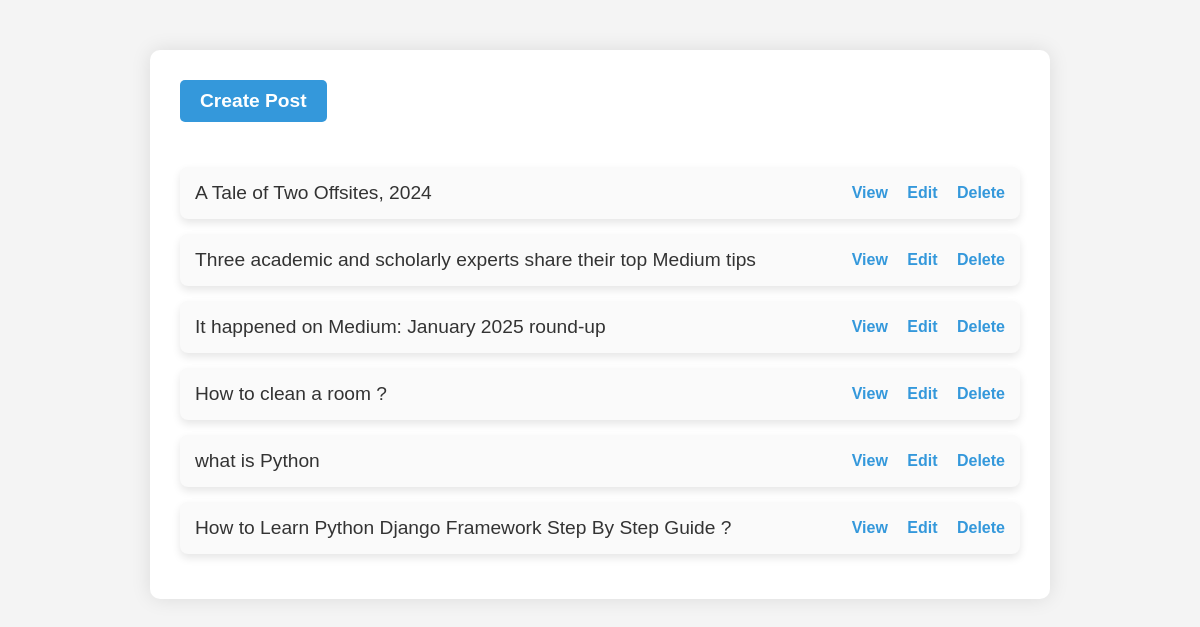
The page /list-post on the database its author committed.
### blog/models.py (models this page shows, shortened)
class Post(models.Model):
    title = models.CharField(max_length=100)
    content = models.TextField(max_length=3000)
    author = models.ForeignKey(User,on_delete=models.CASCADE)
    published_date = models.DateTimeField(auto_now_add=True)

### blog/views.py (the view)
# urls.py: path('list-post',views.list_posts,name='list-post'),
def list_posts(request):
    context = {'posts' : Post.objects.all().order_by('-id')}
    return render(request, 'blog/listpost.html', context)

### blog/templates/blog/listpost.html (shortened to what this page needs)
<!DOCTYPE html>
<html lang="en">
<head>
</head>
<body>
    <div class="container">
        <a href="{% url 'create-post' %}" class="create-post-link">Create Post</a>
        {% for i in posts %}
        <div class="post-item">
            <p>{{ i.title }}</p>
            <div>
                <a href="{% url 'view_post' i.id %}">View</a>
                <a href="{% url 'edit_post' i.id %}">Edit</a>
                <a href="{% url 'delete_post' i.id %}" onclick="return confirm('Are you sure you want to delete this post?')">Delete</a>
            </div>
        </div>
        {% endfor %}
    </div>
</body>
</html>

### blog/templates/blog/listpost.html (style rules this page uses)
body { font-family: Arial, sans-serif; background-color: #f4f4f4; margin: 0; padding: 0; position: relative; }
.container { width: 70%; margin: 50px auto; background-color: #fff; padding: 30px; border-radius: 10px; box-shadow: 0 0 20px rgba(0, 0, 0, 0.1); }
.post-item { background-color: #fafafa; padding: 15px; margin: 15px 0; border-radius: 8px; box-shadow: 0 4px 8px rgba(0, 0, 0, 0.1); display: flex; justify-content: space-between; align-items: center; }
.post-item p { font-size: 1.2rem; color: #333; margin: 0; flex: 1; }
.post-item a { margin-left: 15px; text-decoration: none; color: #3498db; font-weight: bold; transition: color 0.3s ease; }
.create-post-link { display: inline-block; text-align: center; margin-bottom: 30px; font-size: 1.2rem; color: #fff; background-color: #3498db; padding: 10px 20px; border-radius: 5px; font-weight: bold; text-decoration: none; transition: background-color 0.3s ease; }

### rows shown on the page
Post: title "A Tale of Two Offsites, 2024"
Post: title "Three academic and scholarly experts share their top Medium tips"
Post: title "It happened on Medium: January 2025 round-up"
Post: title "How to clean a room ?"
Post: title "what is Python"
Post: title "How to Learn Python Django Framework Step By Step Guide ?"
